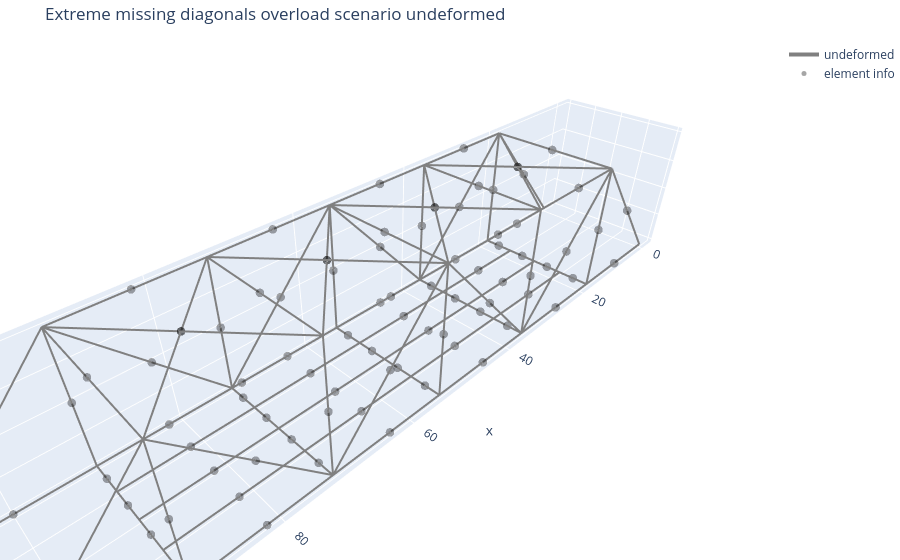

The cell this chart's notebook holds for it:
### Code cell
fig_undef = plot_structure_plotly(
    clean_model,
    data,
    U=None,
    scale=1.0,
    selector="all",
    show_undeformed=True,
    show_deformed=False,
    show_nodes=False,
    show_node_labels=False,
    show_element_hover=True,
    show_member_loads=False,
    title="Extreme missing diagonals overload scenario undeformed",
    save_html=str(plotly_undef_html),
    save_png=str(plotly_undef_png),
)

fig_undef.show()

print(f"Saved {plotly_undef_html}")
print(f"Saved {plotly_undef_png}")

### Figure 1 — Plotly figure (JSON) as saved in the notebook; plotly's stock layout.template omitted (floating-point values rounded to 4 significant figures; data arrays with more than 128 entries replaced by an {"elided": "..."} marker saying what was removed)
{"data": [{"hoverinfo": "skip", "line": {"color": "gray", "dash": "solid", "width": 4}, "mode": "lines", "name": "undeformed", "type": "scatter3d", "x": {"elided": "261 float values"}, "y": {"elided": "261 int values"}, "z": {"elided": "261 int values"}}, {"hovertemplate": "%{text}<extra></extra>", "marker": {"color": "black", "opacity": 0.35, "size": 5}, "mode": "markers", "name": "element info", "text": ["Element 101<br>type = 3D_truss<br>nodes = 1 to 2<br>section = lower_chord", "Element 102<br>type = 3D_truss<br>nodes = 2 to 3<br>section = lower_chord", "Element 103<br>type = 3D_truss<br>nodes = 3 to 4<br>section = lower_chord", "Element 104<br>type = 3D_truss<br>nodes = 4 to 5<br>section = lower_chord", "Element 105<br>type = 3D_truss<br>nodes = 5 to 6<br>section = lower_chord", "Element 106<br>type = 3D_truss<br>nodes = 6 to 7<br>section = lower_chord", "Element 107<br>type = 3D_truss<br>nodes = 1 to 8<br>section = upper_end", "Element 108<br>type = 3D_truss<br>nodes = 8 to 9<br>section = upper_chord", "Element 109<br>type = 3D_truss<br>nodes = 9 to 10<br>section = upper_chord", "Element 110<br>type = 3D_truss<br>nodes = 10 to 11<br>section = upper_chord", "Element 111<br>type = 3D_truss<br>nodes = 11 to 12<br>section = upper_chord", "Element 112<br>type = 3D_truss<br>nodes = 7 to 12<br>section = upper_end", "Element 113<br>type = 3D_truss<br>nodes = 2 to 8<br>section = vertical", "Element 114<br>type = 3D_truss<br>nodes = 3 to 9<br>section = vertical", "Element 115<br>type = 3D_truss<br>nodes = 4 to 10<br>section = vertical", "Element 116<br>type = 3D_truss<br>nodes = 5 to 11<br>section = vertical", "Element 117<br>type = 3D_truss<br>nodes = 6 to 12<br>section = vertical", "Element 118<br>type = 3D_truss<br>nodes = 3 to 8<br>section = diagonal", "Element 121<br>type = 3D_truss<br>nodes = 5 to 12<br>section = diagonal", "Element 122<br>type = 3D_truss<br>nodes = 3 to 10<br>section = tension_rod", "Element 123<br>type = 3D_truss<br>nodes = 5 to 10<br>section = tension_rod", "Element 201<br>type = 3D_truss<br>nodes = 13 to 14<br>section = lower_chord", "Element 202<br>type = 3D_truss<br>nodes = 14 to 15<br>section = lower_chord", "Element 203<br>type = 3D_truss<br>nodes = 15 to 16<br>section = lower_chord", "Element 204<br>type = 3D_truss<br>nodes = 16 to 17<br>section = lower_chord", "Element 205<br>type = 3D_truss<br>nodes = 17 to 18<br>section = lower_chord", "Element 206<br>type = 3D_truss<br>nodes = 18 to 19<br>section = lower_chord", "Element 207<br>type = 3D_truss<br>nodes = 13 to 20<br>section = upper_end", "Element 208<br>type = 3D_truss<br>nodes = 20 to 21<br>section = upper_chord", "Element 209<br>type = 3D_truss<br>nodes = 21 to 22<br>section = upper_chord", "Element 210<br>type = 3D_truss<br>nodes = 22 to 23<br>section = upper_chord", "Element 211<br>type = 3D_truss<br>nodes = 23 to 24<br>section = upper_chord", "Element 212<br>type = 3D_truss<br>nodes = 19 to 24<br>section = upper_end", "Element 213<br>type = 3D_truss<br>nodes = 14 to 20<br>section = vertical", "Element 214<br>type = 3D_truss<br>nodes = 15 to 21<br>section = vertical", "Element 215<br>type = 3D_truss<br>nodes = 16 to 22<br>section = vertical", "Element 216<br>type = 3D_truss<br>nodes = 17 to 23<br>section = vertical", "Element 217<br>type = 3D_truss<br>nodes = 18 to 24<br>section = vertical", "Element 218<br>type = 3D_truss<br>nodes = 15 to 20<br>section = diagonal", "Element 221<br>type = 3D_truss<br>nodes = 17 to 24<br>section = diagonal", "Element 222<br>type = 3D_truss<br>nodes = 15 to 22<br>section = tension_rod", "Element 223<br>type = 3D_truss<br>nodes = 17 to 22<br>section = tension_rod", "Element 301<br>type = 3D_frame<br>nodes = 2 to 25<br>section = floor_beam", "Element 302<br>type = 3D_frame<br>nodes = 25 to 26<br>section = floor_beam", "Element 303<br>type = 3D_frame<br>nodes = 26 to 27<br>section = floor_beam", "Element 304<br>type = 3D_frame<br>nodes = 27 to 14<br>section = floor_beam", "Element 305<br>type = 3D_frame<br>nodes = 3 to 28<br>section = floor_beam", "Element 306<br>type = 3D_frame<br>nodes = 28 to 29<br>section = floor_beam", "Element 307<br>type = 3D_frame<br>nodes = 29 to 30<br>section = floor_beam", "Element 308<br>type = 3D_frame<br>nodes = 30 to 15<br>section = floor_beam", "Element 309<br>type = 3D_frame<br>nodes = 4 to 31<br>section = floor_beam", "Element 310<br>type = 3D_frame<br>nodes = 31 to 32<br>section = floor_beam", "Element 311<br>type = 3D_frame<br>nodes = 32 to 33<br>section = floor_beam", "Element 312<br>type = 3D_frame<br>nodes = 33 to 16<br>section = floor_beam", "Element 313<br>type = 3D_frame<br>nodes = 5 to 34<br>section = floor_beam", "Element 314<br>type = 3D_frame<br>nodes = 34 to 35<br>section = floor_beam", "Element 315<br>type = 3D_frame<br>nodes = 35 to 36<br>section = floor_beam", "Element 316<br>type = 3D_frame<br>nodes = 36 to 17<br>section = floor_beam", "Element 317<br>type = 3D_frame<br>nodes = 6 to 37<br>section = floor_beam", "Element 318<br>type = 3D_frame<br>nodes = 37 to 38<br>section = floor_beam", "Element 319<br>type = 3D_frame<br>nodes = 38 to 39<br>section = floor_beam", "Element 320<br>type = 3D_frame<br>nodes = 39 to 18<br>section = floor_beam", "Element 401<br>type = 3D_frame<br>nodes = 25 to 28<br>section = stringer_heavy", "Element 402<br>type = 3D_frame<br>nodes = 28 to 31<br>section = stringer_heavy", "Element 403<br>type = 3D_frame<br>nodes = 31 to 34<br>section = stringer_heavy", "Element 404<br>type = 3D_frame<br>nodes = 34 to 37<br>section = stringer_heavy", "Element 405<br>type = 3D_frame<br>nodes = 26 to 29<br>section = stringer_light", "Element 406<br>type = 3D_frame<br>nodes = 29 to 32<br>section = stringer_light", "Element 407<br>type = 3D_frame<br>nodes = 32 to 35<br>section = stringer_light", "Element 408<br>type = 3D_frame<br>nodes = 35 to 38<br>section = stringer_light", "Element 409<br>type = 3D_frame<br>nodes = 27 to 30<br>section = stringer_heavy", "Element 410<br>type = 3D_frame<br>nodes = 30 to 33<br>section = stringer_heavy", "Element 411<br>type = 3D_frame<br>nodes = 33 to 36<br>section = stringer_heavy", "Element 412<br>type = 3D_frame<br>nodes = 36 to 39<br>section = stringer_heavy", "Element 501<br>type = 3D_truss<br>nodes = 8 to 20<br>section = top_lateral_bracing", "Element 502<br>type = 3D_truss<br>nodes = 9 to 21<br>section = top_lateral_bracing", "Element 503<br>type = 3D_truss<br>nodes = 10 to 22<br>section = top_lateral_bracing", "Element 504<br>type = 3D_truss<br>nodes = 11 to 23<br>section = top_lateral_bracing", "Element 505<br>type = 3D_truss<br>nodes = 12 to 24<br>section = top_lateral_bracing", "Element 506<br>type = 3D_truss<br>nodes = 8 to 21<br>section = top_lateral_bracing", "Element 507<br>type = 3D_truss<br>nodes = 20 to 9<br>section = top_lateral_bracing", "Element 508<br>type = 3D_truss<br>nodes = 9 to 22<br>section = top_lateral_bracing", "Element 509<br>type = 3D_truss<br>nodes = 21 to 10<br>section = top_lateral_bracing", "Element 510<br>type = 3D_truss<br>nodes = 10 to 23<br>section = top_lateral_bracing", "Element 511<br>type = 3D_truss<br>nodes = 22 to 11<br>section = top_lateral_bracing", "Element 512<br>type = 3D_truss<br>nodes = 11 to 24<br>section = top_lateral_bracing", "Element 513<br>type = 3D_truss<br>nodes = 23 to 12<br>section = top_lateral_bracing"], "type": "scatter3d", "x": [9.088, 27.26, 45.44, 63.62, 81.79, 99.97, 9.088, 27.26, 45.44, 63.62, 81.79, 99.97, 18.18, 36.35, 54.53, 72.7, 90.88, 27.26, 81.79, 45.44, 63.62, 9.088, 27.26, 45.44, 63.62, 81.79, 99.97, 9.088, 27.26, 45.44, 63.62, 81.79, 99.97, 18.18, 36.35, 54.53, 72.7, 90.88, 27.26, 81.79, 45.44, 63.62, 18.18, 18.18, 18.18, 18.18, 36.35, 36.35, 36.35, 36.35, 54.53, 54.53, 54.53, 54.53, 72.7, 72.7, 72.7, 72.7, 90.88, 90.88, 90.88, 90.88, 27.26, 45.44, 63.62, 81.79, 27.26, 45.44, 63.62, 81.79, 27.26, 45.44, 63.62, 81.79, 18.18, 36.35, 54.53, 72.7, 90.88, 27.26, 27.26, 45.44, 45.44, 63.62, 63.62, 81.79, 81.79], "y": [0, 0, 0, 0, 0, 0, 0, 0, 0, 0, 0, 0, 0, 0, 0, 0, 0, 0, 0, 0, 0, 20, 20, 20, 20, 20, 20, 20, 20, 20, 20, 20, 20, 20, 20, 20, 20, 20, 20, 20, 20, 20, 2.5, 7.5, 12.5, 17.5, 2.5, 7.5, 12.5, 17.5, 2.5, 7.5, 12.5, 17.5, 2.5, 7.5, 12.5, 17.5, 2.5, 7.5, 12.5, 17.5, 5, 5, 5, 5, 10, 10, 10, 10, 15, 15, 15, 15, 10, 10, 10, 10, 10, 10, 10, 10, 10, 10, 10, 10, 10], "z": [0, 0, 0, 0, 0, 0, 10, 20, 20, 20, 20, 10, 10, 10, 10, 10, 10, 10, 10, 10, 10, 0, 0, 0, 0, 0, 0, 10, 20, 20, 20, 20, 10, 10, 10, 10, 10, 10, 10, 10, 10, 10, 0, 0, 0, 0, 0, 0, 0, 0, 0, 0, 0, 0, 0, 0, 0, 0, 0, 0, 0, 0, 0, 0, 0, 0, 0, 0, 0, 0, 0, 0, 0, 0, 20, 20, 20, 20, 20, 20, 20, 20, 20, 20, 20, 20, 20]}], "layout": {"margin": {"b": 0, "l": 0, "r": 0, "t": 40}, "scene": {"aspectmode": "data", "xaxis": {"title": {"text": "x"}}, "yaxis": {"title": {"text": "y"}}, "zaxis": {"title": {"text": "z"}}}, "showlegend": true, "title": {"text": "Extreme missing diagonals overload scenario undeformed"}}}
